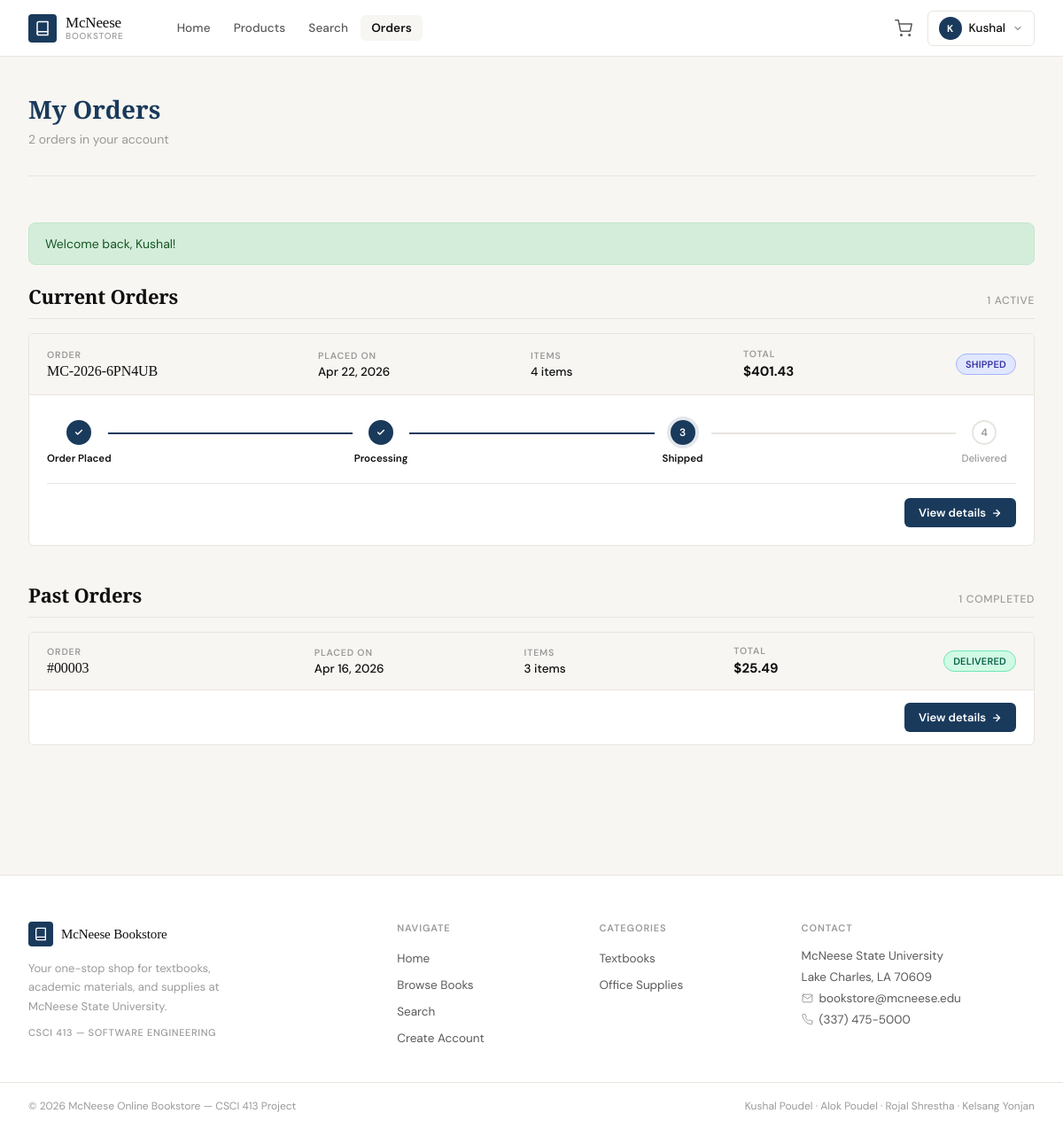
The app's page /pages/orders.php (signed in) with its own data.
### tables this page shows
CREATE TABLE `orders` (
  `id` int(11) NOT NULL,
  `order_number` varchar(20) DEFAULT NULL,
  `user_id` int(11) NOT NULL,
  `full_name` varchar(200) NOT NULL,
  `phone` varchar(30) DEFAULT NULL,
  `street` varchar(255) NOT NULL,
  `apt` varchar(100) DEFAULT NULL,
  `city` varchar(100) NOT NULL,
  `state` varchar(2) NOT NULL,
  `zip` varchar(10) NOT NULL,
  `subtotal` decimal(10,2) NOT NULL,
  `shipping_cost` decimal(10,2) DEFAULT 0.00,
  `tax` decimal(10,2) DEFAULT 0.00,
  `total` decimal(10,2) NOT NULL,
  `status` enum('pending','processing','shipped','delivered','cancelled') DEFAULT 'pending',
  `created_at` timestamp NOT NULL DEFAULT current_timestamp(),
  `updated_at` timestamp NOT NULL DEFAULT current_timestamp() ON UPDATE current_timestamp()
);

### pages/orders.php (the view, shortened to what this page needs)
<?php
$uid  = (int)$_SESSION['user_id'];
$conn = getConnection();
$orders = [];
$res = $conn->query("
    SELECT o.*, COUNT(oi.id) as item_count, SUM(oi.quantity) as total_qty
    FROM orders o
    LEFT JOIN order_items oi ON oi.order_id = o.id
    WHERE o.user_id = $uid
    GROUP BY o.id
    ORDER BY o.created_at DESC
");
while ($r = $res->fetch_assoc()) {
    $orders[] = $r;
}
$currentOrders = [];
$pastOrders    = [];
foreach ($orders as $o) {
    if (in_array($o['status'], ['pending', 'processing', 'shipped'])) {
        $currentOrders[] = $o;
    } else {
        $pastOrders[] = $o;
    }
}
require_once '../includes/header.php';
function statusBadge($status) {
    $map = [
        'pending'    => ['badge-pending',    'Pending'],
        'processing' => ['badge-processing', 'Processing'],
        'shipped'    => ['badge-shipped',    'Shipped'],
        'delivered'  => ['badge-delivered',  'Delivered'],
        'cancelled'  => ['badge-cancelled',  'Cancelled'],
    ];
    return $map[$status] ?? ['badge-pending', ucfirst($status)];
}
function displayOrderNo($o) {
    if (!empty($o['order_number'])) return $o['order_number'];
    return '#' . str_pad($o['id'], 5, '0', STR_PAD_LEFT);
}
?>
<div class="page-header">
    <h1>My Orders</h1>
    <p><?= count($orders) ?> order<?= count($orders) !== 1 ? 's' : '' ?> in your account</p>
</div>
<div class="section">
    <?php if(isset($_SESSION['flash_success'])): ?>
    <div class="alert alert-success"><?= $_SESSION['flash_success'] ?></div>
    <?php endif; ?>
    <?php if(empty($orders)): ?>
    <div class="empty-state">
        <div class="empty-state-icon">
            <svg width="22" height="22" viewBox="0 0 24 24" fill="none" stroke="currentColor" stroke-width="1.5" stroke-linecap="round" stroke-linejoin="round"><path d="M6 2L3 6v14a2 2 0 0 0 2 2h14a2 2 0 0 0 2-2V6l-3-4z"/><line x1="3" y1="6" x2="21" y2="6"/><path d="M16 10a4 4 0 0 1-8 0"/></svg>
        </div>
        <h3>No orders yet</h3>
        <p>When you place an order, it will appear here for you to track.</p>
        <a href="books.php" class="btn-primary">Start shopping</a>
    </div>
    <?php else: ?>
    <?php if(!empty($currentOrders)): ?>
    <div class="orders-section">
        <div class="orders-section-header">
            <h2>Current Orders</h2>
            <span class="orders-section-count"><?= count($currentOrders) ?> active</span>
        </div>
        <?php foreach($currentOrders as $o):
            [$badgeClass, $badgeLabel] = statusBadge($o['status']);
        ?>
        <div class="order-card">
            <div class="order-card-header">
                <div class="order-card-id">
                    <div class="order-card-label">Order</div>
                    <div class="order-card-number"><?= htmlspecialchars(displayOrderNo($o)) ?></div>
                </div>
                <div class="order-card-meta">
                    <div class="order-card-label">Placed on</div>
                    <div class="order-card-date"><?= date('M j, Y', strtotime($o['created_at'])) ?></div>
                </div>
                <div class="order-card-meta">
                    <div class="order-card-label">Items</div>
                    <div class="order-card-date"><?= (int)$o['total_qty'] ?> item<?= $o['total_qty'] != 1 ? 's' : '' ?></div>
                </div>
                <div class="order-card-meta">
                    <div class="order-card-label">Total</div>
                    <div class="order-card-total">$<?= number_format($o['total'], 2) ?></div>
                </div>
                <span class="order-badge <?= $badgeClass ?>"><?= $badgeLabel ?></span>
            </div>
            <div class="order-card-body">
                <div class="order-tracker">
                    <?php
                    $steps = [
                        'pending'    => ['Order Placed',  1],
                        'processing' => ['Processing',    2],
                        'shipped'    => ['Shipped',       3],
                        'delivered'  => ['Delivered',     4],
                    ];
                    $currentStep = $steps[$o['status']][1] ?? 1;
                    ?>
                    <?php foreach($steps as $key => [$label, $num]):
                        $isActive   = $num <= $currentStep;
                        $isCurrent  = $num == $currentStep;
                    ?>
                    <div class="tracker-step <?= $isActive ? 'active' : '' ?> <?= $isCurrent ? 'current' : '' ?>">
                        <div class="tracker-dot">
                            <?php if($isActive && !$isCurrent): ?>
                                <svg width="10" height="10" viewBox="0 0 24 24" fill="none" stroke="currentColor" stroke-width="3.5" stroke-linecap="round" stroke-linejoin="round"><polyline points="20 6 9 17 4 12"/></svg>
                            <?php else: ?>
                                <?= $num ?>
                            <?php endif; ?>
                        </div>
                        <div class="tracker-label"><?= $label ?></div>
                    </div>
                    <?php if($num < 4): ?>
                    <div class="tracker-line <?= $num < $currentStep ? 'active' : '' ?>"></div>
                    <?php endif; ?>
                    <?php endforeach; ?>
                </div>
                <div class="order-card-actions">
                    <a href="order_details.php?id=<?= $o['id'] ?>" class="btn-view-order">
                        View details
                        <svg width="12" height="12" viewBox="0 0 24 24" fill="none" stroke="currentColor" stroke-width="2.5" stroke-linecap="round" stroke-linejoin="round"><line x1="5" y1="12" x2="19" y2="12"/><polyline points="12 5 19 12 12 19"/></svg>
                    </a>
                </div>
            </div>
        </div>
        <?php endforeach; ?>
    </div>
    <?php endif; ?>
    <?php if(!empty($pastOrders)): ?>
    <div class="orders-section">
        <div class="orders-section-header">
            <h2>Past Orders</h2>
            <span class="orders-section-count"><?= count($pastOrders) ?> completed</span>
        </div>
        <?php foreach($pastOrders as $o):
            [$badgeClass, $badgeLabel] = statusBadge($o['status']);
        ?>
        <div class="order-card order-card-compact">
            <div class="order-card-header">
                <div class="order-card-id">
                    <div class="order-card-label">Order</div>
                    <div class="order-card-number"><?= htmlspecialchars(displayOrderNo($o)) ?></div>
                </div>
                <div class="order-card-meta">
                    <div class="order-card-label">Placed on</div>
                    <div class="order-card-date"><?= date('M j, Y', strtotime($o['created_at'])) ?></div>
                </div>
                <div class="order-card-meta">
                    <div class="order-card-label">Items</div>
                    <div class="order-card-date"><?= (int)$o['total_qty'] ?> item<?= $o['total_qty'] != 1 ? 's' : '' ?></div>
                </div>
                <div class="order-card-meta">
                    <div class="order-card-label">Total</div>
                    <div class="order-card-total">$<?= number_format($o['total'], 2) ?></div>
                </div>
                <span class="order-badge <?= $badgeClass ?>"><?= $badgeLabel ?></span>
            </div>
            <div class="order-card-body order-card-body-compact">
                <a href="order_details.php?id=<?= $o['id'] ?>" class="btn-view-order">
                    View details
                    <svg width="12" height="12" viewBox="0 0 24 24" fill="none" stroke="currentColor" stroke-width="2.5" stroke-linecap="round" stroke-linejoin="round"><line x1="5" y1="12" x2="19" y2="12"/><polyline points="12 5 19 12 12 19"/></svg>
                </a>
            </div>
        </div>
        <?php endforeach; ?>
    </div>
    <?php endif; ?>
    <?php endif; ?>
</div>
<?php
require_once '../includes/footer.php';
?>

### records on screen
orders: order_number "MC-2026-6PN4UB", created_at "Apr 22, 2026", total_qty "4", total "401.43", badgeLabel "SHIPPED", status "shipped" (drawn), label "Order Placed", label "Processing", num "3", label "Shipped", num "4", label "Delivered"
orders: id "#00003", created_at "Apr 16, 2026", total_qty "3", total "25.49", badgeLabel "DELIVERED"

### other values on screen
substr($_SESSION['first_name'], 0, 1) "K"
$_SESSION['first_name'] "Kushal"
count($orders) "2"
$_SESSION['flash_success'] "Welcome back, Kushal!"
count($currentOrders) "1"
count($pastOrders) "1"
